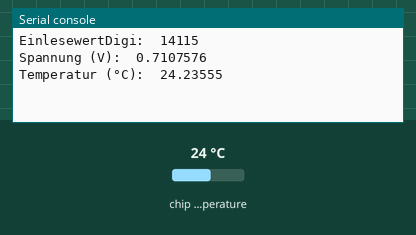
Simulated run of this program. Board: Raspberry Pi Pico running MicroPython. On the bench: the last lines printed to the serial console. The inputs (shaded band) are chosen by the test bench; at power-on: chip temperature 24 °C.

Above: at 1.2 s.
1.3 s: chip temperature set to 1 °C
At 2.4 s:
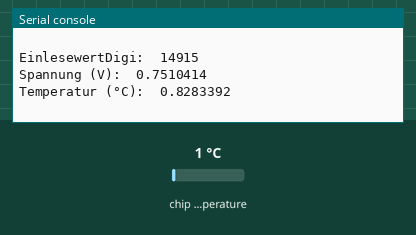
4.0 s: chip temperature set to 11 °C
At 5.2 s:
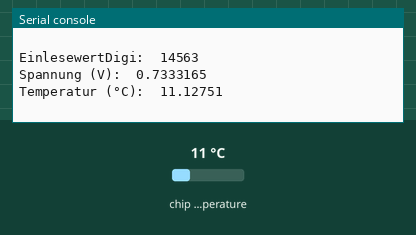
Timing chart, 0 to 7.0 s (numbered marks = the images above; inputs shaded):
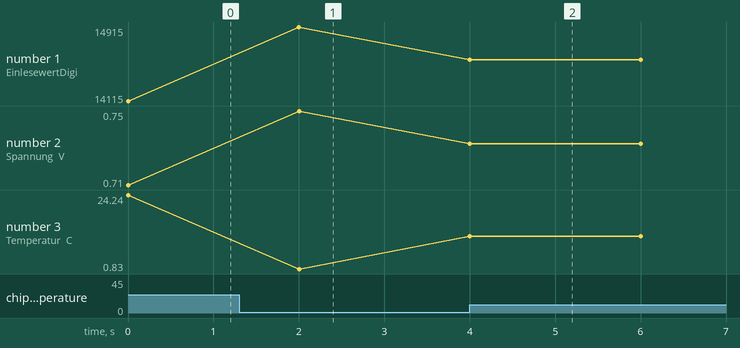

The program:

PB-02-6-10-Temperaturmessung_onboard.py
```python
#==========================================================================
#
# PB-02-6-10-Temperaturmessung onboard.py
#
# (keine Bauteile)
#
#==========================================================================
#
# Bibliotheken laden
from machine import ADC
from utime import sleep

# Initialisierung des ADC4 (Analog-Digital-Converter, Kanal 4),
# welcher mit dem on-board Temperatursensor verbunden ist.
Temperatursensor = ADC(4)

# Bekannte Werte:
#Temperatursensor mit negativem Temperaturkoeffizienten, d.h.
#   höhere Spannung - > niedirigere Temperatur, und
#   niedrigere Spannung - > höhere Temperatur.
# 0,706 Volt entsprechen 27 Grad Celsius;
# + 1,721 mV = + 0,001721 V entspricht 1 Grad Celsius minus-Abweichung;
# - 1,721 mV = - 0,001721 V entspricht 1 Grad Celsius plus-Abweichung.

Umrechnungsfaktor = 3.3 / (65535)

# Endlos-Schleife starten
while True:
    # Temparatur-Sensor als Dezimalzahl lesen:
    # EinlesewertDigi geht von 0 - 65535
    EinlesewertDigi = Temperatursensor.read_u16()

    # EinlesewertDigi in Spannung umrechnen:
    # Spannung beträgt zwischen
    #    0 Volt bei EinlesewertDigi = 0, und
    #    3,3 Volt bei EinlesewertDigi = 65535.
    Spannung = EinlesewertDigi * Umrechnungsfaktor

    # Spannung in Temperatur umrechnen:
    # a. wenn Spannung um 0,001721 höher ist als 0.706, also 0,707721
    #    ist Klammer:  0,001721, und
    #    Bruch ergibt:  1, und
    #    Temperatur somit 27 - 1 = 26 Grad Celsius.
    # b. wenn Spannung um 0,001721 geringer ist als 0.706, also 0,704279
    #    ist Klammer:  - 0,001721, und
    #    Bruch ergibt:  - 1, und
    #    Temperatur somit 27 - -1 = 28 Grad Celsius.
    temperatur = 27 - (Spannung - 0.706) / 0.001721

    # Ausgabe in der Kommandozeile/Shell
    print("EinlesewertDigi: ", EinlesewertDigi)
    print("Spannung (V): ", Spannung)
    print("Temperatur (°C): ", temperatur)
    print()

    # 2 Sekunden warten
    sleep(2)

"""
Das Programm beginnt mit dem Laden von zwei Bibliotheken, machine und utime.
Die machine Bibliothek ist eine Sammlung von Modulen, die zur Steuerung von
Hardwarekomponenten des Raspberry Pi Pico verwendet werden können. Die utime
Bibliothek wird verwendet, um Zeitverzögerungen zu implementieren.

Der nächste Abschnitt initialisiert den ADC4, welcher mit dem on-board
Temperatursensor verbunden ist. Hier wird eine Instanz des ADCs mit der
Pin-Nummer 4 erstellt, die später verwendet wird, um die Temperatur zu messen.

Der folgende Abschnitt enthält einige Variablen, die zur Umrechnung der
Spannung in Temperatur verwendet werden. Der Kommentar beschreibt die
Details dieser Umrechnung.

In der Endlosschleife wird der Temperatursensor gelesen, indem der ADC-Wert
als Dezimalzahl gelesen und in eine Spannung umgerechnet wird. Die Spannung
wird dann in eine Temperatur umgerechnet und auf der Konsole ausgegeben.
Das Programm wartet dann 2 Sekunden, bevor es die Temperatur erneut misst
und die Schleife wiederholt.

Kommentar zum Programmverhalten:

Das Programm liest kontinuierlich die Temperatur von einem on-board
Temperatursensor aus und gibt sie auf der Konsole aus. Der ADC-Wert, der
den Temperatursensor liest, wird in eine Spannung umgewandelt und dann in
eine Temperatur umgerechnet. Die Temperatur wird dann in Grad Celsius
angezeigt. Das Programm wartet dann 2 Sekunden, bevor es die Temperatur
erneut misst und anzeigt.

Das Programm verwendet eine Schleife, die niemals endet, so dass es
unendlich Temperaturmessungen durchführt. Das Programm kann durch
Unterbrechung des Stromkreises oder durch Drücken der Reset-Taste
auf dem Raspberry Pi Pico gestoppt werden.

Zusammenfassend misst dieses Programm kontinuierlich die Temperatur
mithilfe des on-board Temperatursensors und gibt sie auf der Konsole aus.
Es ist ein einfaches Beispiel dafür, wie man einen Sensor ausliest und
die Daten auf der Konsole ausgibt.
"""
```

Measured:
- after the input at 1.3 s, the serial console: prints a new line after 0.70 s (image 1)
- after the input at 4.0 s, the serial console: prints a new line at once (image 2)
- plotted number 1: 14115 → 14915 after the input at 1.3 s, 14915 → 14563 after the input at 4.0 s
- plotted number 2: 0.71 → 0.75 after the input at 1.3 s, 0.75 → 0.73 after the input at 4.0 s
- plotted number 3: 24.24 → 0.83 after the input at 1.3 s, 0.83 → 11.13 after the input at 4.0 s
